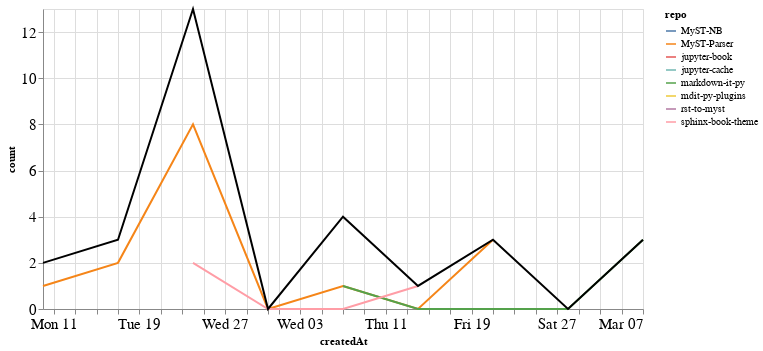

The notebook cell this image was saved under:
### Markdown cell above
### PRs

### Code cell
prs_time = prs.groupby('repo').resample('W', on='createdAt').count()['author'].reset_index()
prs_time = prs_time.rename(columns={'author': 'count'})
prs_time_total = prs_time.groupby('createdAt').agg({"count": "sum"}).reset_index()

ch1 = alt.Chart(prs_time, width=600).mark_line().encode(
    x='createdAt',
    y='count',
    color='repo',
    tooltip="repo"
)

ch2 = alt.Chart(prs_time_total, width=600).mark_line(color="black").encode(
    x='createdAt',
    y='count',
)

ch1 + ch2

### Figure 1 — Vega-Lite specification as saved in the notebook (floating-point values rounded to 4 significant figures)
{"config": {"axisLeft": {"labelFontSize": 15}, "axisBottom": {"labelFontSize": 15}}, "layer": [{"data": {"name": "data-c77f38440db7387ae2ab9c4c06853ca4"}, "mark": "line", "encoding": {"color": {"type": "nominal", "field": "repo"}, "tooltip": {"type": "nominal", "field": "repo"}, "x": {"type": "temporal", "field": "createdAt"}, "y": {"type": "quantitative", "field": "count"}}, "width": 600}, {"data": {"name": "data-62f595a98670962c88fe6a4aa3075533"}, "mark": {"type": "line", "color": "black"}, "encoding": {"x": {"type": "temporal", "field": "createdAt"}, "y": {"type": "quantitative", "field": "count"}}, "width": 600}], "$schema": "https://vega.github.io/schema/vega-lite/v4.8.1.json", "datasets": {"data-c77f38440db7387ae2ab9c4c06853ca4": [{"repo": "MyST-NB", "createdAt": "2021-01-24T00:00:00", "count": 3}, {"repo": "MyST-Parser", "createdAt": "2021-01-10T00:00:00", "count": 1}, {"repo": "MyST-Parser", "createdAt": "2021-01-17T00:00:00", "count": 2}, {"repo": "MyST-Parser", "createdAt": "2021-01-24T00:00:00", "count": 8}, {"repo": "MyST-Parser", "createdAt": "2021-01-31T00:00:00", "count": 0}, {"repo": "MyST-Parser", "createdAt": "2021-02-07T00:00:00", "count": 1}, {"repo": "MyST-Parser", "createdAt": "2021-02-14T00:00:00", "count": 0}, {"repo": "MyST-Parser", "createdAt": "2021-02-21T00:00:00", "count": 3}, {"repo": "jupyter-book", "createdAt": "2021-02-07T00:00:00", "count": 1}, {"repo": "jupyter-cache", "createdAt": "2021-01-17T00:00:00", "count": 1}, {"repo": "markdown-it-py", "createdAt": "2021-02-07T00:00:00", "count": 1}, {"repo": "markdown-it-py", "createdAt": "2021-02-14T00:00:00", "count": 0}, {"repo": "markdown-it-py", "createdAt": "2021-02-21T00:00:00", "count": 0}, {"repo": "markdown-it-py", "createdAt": "2021-02-28T00:00:00", "count": 0}, {"repo": "markdown-it-py", "createdAt": "2021-03-07T00:00:00", "count": 3}, {"repo": "mdit-py-plugins", "createdAt": "2021-02-07T00:00:00", "count": 1}, {"repo": "rst-to-myst", "createdAt": "2021-01-10T00:00:00", "count": 1}, {"repo": "sphinx-book-theme", "createdAt": "2021-01-24T00:00:00", "count": 2}, {"repo": "sphinx-book-theme", "createdAt": "2021-01-31T00:00:00", "count": 0}, {"repo": "sphinx-book-theme", "createdAt": "2021-02-07T00:00:00", "count": 0}, {"repo": "sphinx-book-theme", "createdAt": "2021-02-14T00:00:00", "count": 1}], "data-62f595a98670962c88fe6a4aa3075533": [{"createdAt": "2021-01-10T00:00:00", "count": 2}, {"createdAt": "2021-01-17T00:00:00", "count": 3}, {"createdAt": "2021-01-24T00:00:00", "count": 13}, {"createdAt": "2021-01-31T00:00:00", "count": 0}, {"createdAt": "2021-02-07T00:00:00", "count": 4}, {"createdAt": "2021-02-14T00:00:00", "count": 1}, {"createdAt": "2021-02-21T00:00:00", "count": 3}, {"createdAt": "2021-02-28T00:00:00", "count": 0}, {"createdAt": "2021-03-07T00:00:00", "count": 3}]}}
